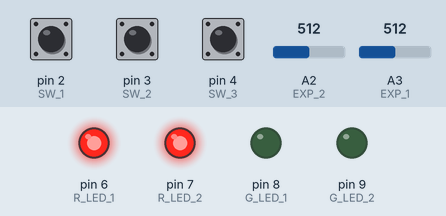
This sketch was run on a simulated Arduino Leonardo, built with avr-gcc and run on an emulated ATmega32U4. On the bench: output pins drawn as LEDs (lit = HIGH). The test bench sets the inputs (shaded band); at power-on: pin 2 (SW_1) HIGH, pin 3 (SW_2) HIGH, pin 4 (SW_3) HIGH, A2 (EXP_2) = 512, A3 (EXP_1) = 512. What the sketch prints to the serial monitor is not drawn.

Above: at 1.2 s.
1.3 s: pin 2 (SW_1) pulled LOW for 0.15 s
At 1.6 s:
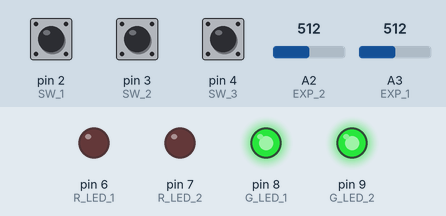
2.9 s: pin 2 (SW_1) pulled LOW for 3.2 s
At 6.5 s:
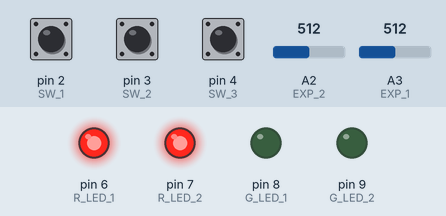
Timing chart, 0 to 8.0 s (numbered marks = the images above; inputs shaded):
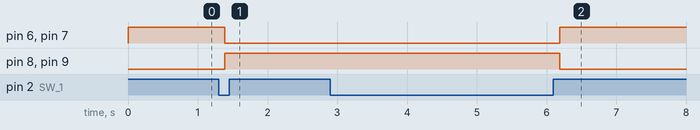

Measured:
- after the input at 1.3 s, pin 6 (R_LED_1), pin 7 (R_LED_2): HIGH → LOW after 0.09 s; pin 8 (G_LED_1), pin 9 (G_LED_2): LOW → HIGH after 0.09 s
- after the input at 2.9 s, pin 6 (R_LED_1), pin 7 (R_LED_2): LOW → HIGH after 3.3 s; pin 8 (G_LED_1), pin 9 (G_LED_2): HIGH → LOW after 3.3 s

The sketch:

footuino.ino
```cpp
#include <Debounce.h> // https://github.com/wkoch/Debounce
#include <ResponsiveAnalogRead.h>
#include <MIDIUSB.h>

#define EXP_1 3
#define EXP_2 2
#define SW_1 2
#define SW_2 3
#define SW_3 4
#define R_LED_1 6
#define R_LED_2 7
#define G_LED_1 8
#define G_LED_2 9

Debounce sw_1(SW_1, 80, true); // PIN number, debounce delay (ms), INPUT_PULLUP (bool)
Debounce sw_2(SW_2, 80, true); // PIN number, debounce delay (ms), INPUT_PULLUP (bool)
Debounce sw_3(SW_3, 80, true); // PIN number, debounce delay (ms), INPUT_PULLUP (bool)
ResponsiveAnalogRead exp_1(EXP_1, true, 0.01); // PIN number, enable sleep (bool)
ResponsiveAnalogRead exp_2(EXP_2, true, 0.01); // PIN number, enable sleep (bool)

const int MIDI_CH = 0; // MIDI Channel (0-15)
const int MIDI_CC_1[2][2] = { // Switch 1 CC# (≤63 off, ≥64 on), Expression 1 CC# (0-127)
  {82, 11},
  {83, 7}
};
const int MIDI_CC_2 = 4; // Expression 2 CC# (0-127)
const int MIDI_CC_SW_2 = 80; // Switch 2 CC# (≤63 off, ≥64 on)
const int MIDI_CC_SW_3 = 81; // Switch 3 CC# (≤63 off, ≥64 on)

bool previous_sw_1 = false;
bool previous_sw_2 = false;
bool previous_sw_3 = false;

void controlChange(byte channel, byte control, byte value) {
  midiEventPacket_t event = { 0x0B, 0xB0 | channel, control, value };
  MidiUSB.sendMIDI(event);
  MidiUSB.flush();
}

void setup() {
  Serial.begin(9600);

  pinMode(EXP_1, INPUT);
  pinMode(EXP_2, INPUT);
  pinMode(SW_1, INPUT);
  pinMode(SW_2, INPUT_PULLUP);
  pinMode(SW_3, INPUT_PULLUP);
  pinMode(R_LED_1, OUTPUT);
  pinMode(R_LED_2, OUTPUT);
  pinMode(G_LED_1, OUTPUT);
  pinMode(G_LED_2, OUTPUT);
}

void loop() {
  exp_1.update(); // Update the ResponsiveAnalogRead object every loop
  exp_2.update(); // Update the ResponsiveAnalogRead object every loop

  // Check buttons state
  if(sw_1.read() != previous_sw_1) {
    // SWITCH LED COLOR
    digitalWrite(R_LED_1, sw_1.read());
    digitalWrite(R_LED_2, sw_1.read());
    digitalWrite(G_LED_1, !sw_1.read());
    digitalWrite(G_LED_2, !sw_1.read());

    // SEND MIDI CC FOR SWITCH AND FLUSH
    controlChange(MIDI_CH, MIDI_CC_1[!sw_1.read()][0], 0);
    controlChange(MIDI_CH, MIDI_CC_1[sw_1.read()][0], 127);
  }

  if(sw_2.read() != previous_sw_2) {
    // SEND MIDI CC FOR SWITCH AND FLUSH
    controlChange(MIDI_CH, MIDI_CC_SW_2, sw_2.read()*127);
  }

  if(sw_3.read() != previous_sw_3) {
    // SEND MIDI CC FOR SWITCH AND FLUSH
    controlChange(MIDI_CH, MIDI_CC_SW_3, sw_3.read()*127);
  }

  // Check expressions state
  if(exp_1.hasChanged()) {
    // SEND MIDI CC FOR EXP AND FLUSH
    controlChange(MIDI_CH, MIDI_CC_1[sw_1.read()][1], map(exp_1.getValue(), 0, 1023, 0, 127));
  }

  if(exp_2.hasChanged()) {
    // SEND MIDI CC FOR EXP AND FLUSH
    controlChange(MIDI_CH, MIDI_CC_2, map(exp_2.getValue(), 0, 1023, 0, 127));
  }

  // CONSOLE
  Serial.println((String) "EXP#" + MIDI_CC_1[digitalRead(SW_1)][1] + " (" + analogRead(EXP_1) + ") " + "SW#" + MIDI_CC_1[digitalRead(SW_1)][0] + " (" + digitalRead(SW_1) + ")");
  Serial.println((String) "EXP#" + MIDI_CC_2 + " (" + analogRead(EXP_2) + ")");
  Serial.println((String) "SW#" + MIDI_CC_SW_2 + " (" + digitalRead(SW_2) + ")");
  Serial.println((String) "SW#" + MIDI_CC_SW_3 + " (" + digitalRead(SW_3) + ")");

  previous_sw_1 = sw_1.read();
  previous_sw_2 = sw_2.read();
  previous_sw_3 = sw_3.read();

  delay(10);
}
```
